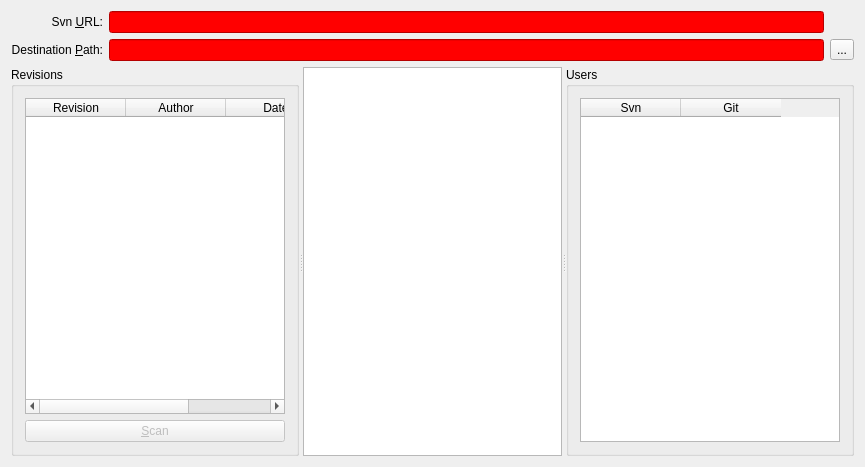
<?xml version="1.0" encoding="UTF-8"?>
<ui version="4.0">
 <class>QMainDialog</class>
 <widget class="QDialog" name="QMainDialog">
  <property name="geometry">
   <rect>
    <x>0</x>
    <y>0</y>
    <width>865</width>
    <height>467</height>
   </rect>
  </property>
  <property name="windowTitle">
   <string>qsvn2git</string>
  </property>
  <layout class="QVBoxLayout" name="verticalLayout_3" stretch="0,1">
   <item>
    <layout class="QGridLayout" name="gridLayout">
     <item row="0" column="0">
      <widget class="QLabel" name="label_SrcURL">
       <property name="text">
        <string>Svn &amp;URL:</string>
       </property>
       <property name="alignment">
        <set>Qt::AlignRight|Qt::AlignTrailing|Qt::AlignVCenter</set>
       </property>
       <property name="buddy">
        <cstring>lineEdit_URL</cstring>
       </property>
      </widget>
     </item>
     <item row="0" column="1">
      <widget class="QLineEdit" name="lineEdit_URL">
       <property name="toolTip">
        <string>URL field is empty.</string>
       </property>
       <property name="styleSheet">
        <string notr="true">background: red</string>
       </property>
      </widget>
     </item>
     <item row="1" column="0">
      <widget class="QLabel" name="label_DestPath">
       <property name="text">
        <string>Destination &amp;Path:</string>
       </property>
       <property name="alignment">
        <set>Qt::AlignRight|Qt::AlignTrailing|Qt::AlignVCenter</set>
       </property>
       <property name="buddy">
        <cstring>lineEdit_DestPath</cstring>
       </property>
      </widget>
     </item>
     <item row="1" column="1">
      <widget class="QLineEdit" name="lineEdit_DestPath">
       <property name="toolTip">
        <string>Dir field is empty.</string>
       </property>
       <property name="styleSheet">
        <string notr="true">background: red</string>
       </property>
      </widget>
     </item>
     <item row="1" column="2">
      <widget class="QToolButton" name="toolButton_browse">
       <property name="text">
        <string>...</string>
       </property>
      </widget>
     </item>
    </layout>
   </item>
   <item>
    <widget class="QSplitter" name="splitter">
     <property name="orientation">
      <enum>Qt::Horizontal</enum>
     </property>
     <widget class="QGroupBox" name="groupBox">
      <property name="title">
       <string>Revisions</string>
      </property>
      <layout class="QVBoxLayout" name="verticalLayout">
       <item>
        <widget class="QTableWidget" name="tableWidget_Revisions">
         <property name="editTriggers">
          <set>QAbstractItemView::NoEditTriggers</set>
         </property>
         <property name="selectionMode">
          <enum>QAbstractItemView::SingleSelection</enum>
         </property>
         <property name="verticalScrollMode">
          <enum>QAbstractItemView::ScrollPerPixel</enum>
         </property>
         <property name="horizontalScrollMode">
          <enum>QAbstractItemView::ScrollPerPixel</enum>
         </property>
         <property name="wordWrap">
          <bool>false</bool>
         </property>
         <attribute name="verticalHeaderVisible">
          <bool>false</bool>
         </attribute>
         <column>
          <property name="text">
           <string>Revision</string>
          </property>
         </column>
         <column>
          <property name="text">
           <string>Author</string>
          </property>
         </column>
         <column>
          <property name="text">
           <string>Date</string>
          </property>
         </column>
         <column>
          <property name="text">
           <string>Message</string>
          </property>
         </column>
        </widget>
       </item>
       <item>
        <widget class="QPushButton" name="pushButton_ScanConvert">
         <property name="enabled">
          <bool>false</bool>
         </property>
         <property name="text">
          <string>&amp;Scan</string>
         </property>
        </widget>
       </item>
      </layout>
     </widget>
     <widget class="QPlainTextEdit" name="plainTextEdit"/>
     <widget class="QGroupBox" name="groupBox_2">
      <property name="title">
       <string>Users</string>
      </property>
      <layout class="QVBoxLayout" name="verticalLayout_2">
       <item>
        <widget class="QTableWidget" name="tableWidget_Users">
         <property name="selectionMode">
          <enum>QAbstractItemView::SingleSelection</enum>
         </property>
         <property name="verticalScrollMode">
          <enum>QAbstractItemView::ScrollPerPixel</enum>
         </property>
         <property name="horizontalScrollMode">
          <enum>QAbstractItemView::ScrollPerPixel</enum>
         </property>
         <attribute name="verticalHeaderVisible">
          <bool>false</bool>
         </attribute>
         <column>
          <property name="text">
           <string>Svn</string>
          </property>
         </column>
         <column>
          <property name="text">
           <string>Git</string>
          </property>
         </column>
        </widget>
       </item>
      </layout>
     </widget>
    </widget>
   </item>
  </layout>
 </widget>
 <layoutdefault spacing="6" margin="11"/>
 <tabstops>
  <tabstop>lineEdit_URL</tabstop>
  <tabstop>lineEdit_DestPath</tabstop>
  <tabstop>toolButton_browse</tabstop>
  <tabstop>tableWidget_Revisions</tabstop>
  <tabstop>pushButton_ScanConvert</tabstop>
  <tabstop>tableWidget_Users</tabstop>
 </tabstops>
 <resources/>
 <connections/>
</ui>
